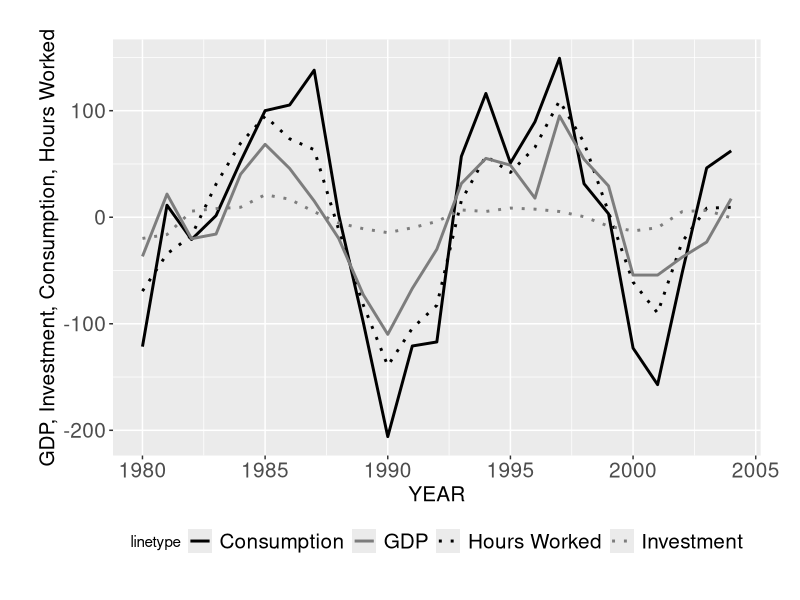

Source code (R):
# author : Pierre Pili
# email : pierre.pili@etu.minesparis.psl.eu
# description : Plots

### Libraries ###
library(tidyverse)
library(ggplot2)

### Imports ###
cycles <- read.csv("OUTPUT/DATA/cycles.csv")

### Plots ###
#GDP
cycle_plots <- ggplot(cycles) +
  geom_line(aes(x = YEAR, y = GDP_C, linetype = "GDP"), color = "#000000", size = 1) + #nolint
  geom_line(aes(x = YEAR, y = INVESTMENT_C, linetype = "Investment"), color = "#000000", size = 1) + #nolint
  geom_line(aes(x = YEAR, y = CONSUMPTION_C, linetype = "Consumption"), color = "#7d7d7d", size = 1) + #nolint
  geom_line(aes(x = YEAR, y = HOURS_WORKED_C, linetype = "Hours Worked"), color = "#7d7d7d", size = 1) + #nolint
  scale_y_continuous(
    name = "GDP, Investment, Consumption, Hours Worked",
  ) +
  scale_linetype_manual(values = c("GDP" = "solid", "Investment" = "dotted", "Consumption" = "solid", "Hours Worked" = "dotted")) + #nolint
  scale_color_manual(values = c("GDP" = "#000000", "Investment" = "#000000", "Consumption" = "#7d7d7d", "Hours Worked" = "#7d7d7d")) + #nolint
  theme(
    axis.title.x = element_text(size = 15),
    axis.title.y = element_text(size = 15),
    axis.text.x = element_text(size = 15),
    axis.text.y = element_text(size = 15),
    plot.margin = margin(1, 1, 1, 1, "cm"),
    legend.position = "bottom", legend.text = element_text(size = 15)
  ) +
  guides(linetype = guide_legend(override.aes = list(color = c("black", "#7d7d7d", "black", "#7d7d7d")))) #nolint


ggsave("OUTPUT/MEDIA/cycles.png", plot = cycle_plots, height = 10, width = 11, units = "in") #nolint
